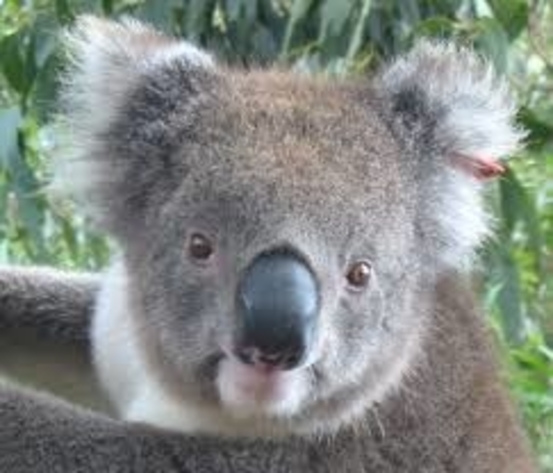
#> input picture koala.jpg, 553 x 473 px
$ jupyter execute --allow-errors poisson.ipynb   (shell and % lines are left out)   (older library calls are emulated)
#> lines starting #> are read from the running program, lines starting #| are printed output that depends on the picture; after the words box and inside, x2 and y2 are one past the last pixel; in counts of white or black regions, pixels touching at a corner belong together
[cell 1]
import numpy as np
import scipy.misc
import scipy.ndimage
import matplotlib.pyplot as plt
import cv2
import time
from numba import jit
from PIL import Image
import imageio

[cell 2]
'''
Obtaining gray scale image from original image
'''

orig = imageio.imread('koala.jpg')
#> orig is the input picture: shape (473, 553, 3); mean R, G, B 131.6, 137.7, 132.2
gray = imageio.imread('koala.jpg',as_gray='True')
#> gray: shape (473, 553) float32; min 30.94, max 252.2, mean 135.3
tri = imageio.imread('koalaTrimap.bmp',as_gray = 'True')
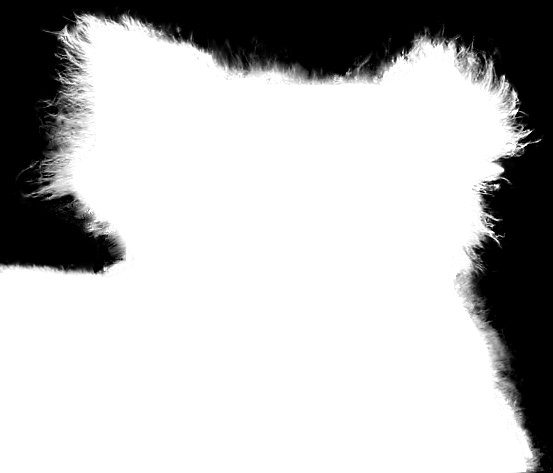
#> input picture koalaTrimap.bmp, 553 x 473 px
#> tri is the input picture: shape (473, 553) float32; min 0, max 255, mean 189
h,w = gray.shape
#> h = 473; w = 553

print("Show inputs")
fig = plt.figure(figsize=(10,10))
plt.subplot(1,2,1)
plt.imshow(orig)
plt.subplot(122)
plt.imshow(tri,cmap='gray')
plt.show()

[cell 3]
'''
Obtaining masks for fg(I=1 or 255), bg(I=0) and mid regions using trimap
'''

fg = tri == 255
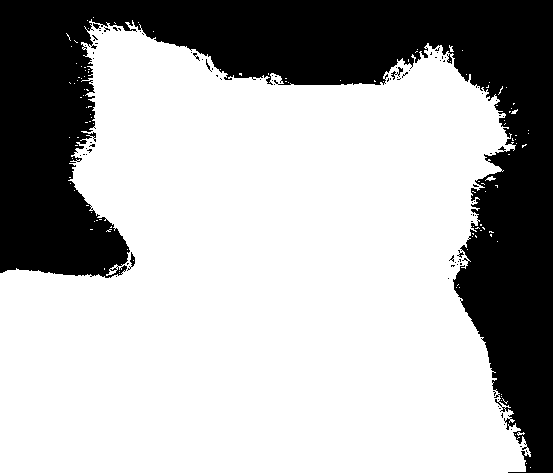
#> fg: shape (473, 553) bool; 68.8% white; 83 black regions (77 under 20 px), largest, box (x1, y1, x2, y2) and area: (0, 0, 553, 473) 81233, (127, 252, 135, 271) 51, (391, 67, 403, 80) 47, (93, 23, 101, 29) 26, (206, 59, 212, 72) 20, (457, 250, 464, 258) 20
bg = tri == 0
#> bg: shape (473, 553) bool; 20.2% white; 111 white regions (102 under 20 px), largest, box (x1, y1, x2, y2) and area: (0, 0, 553, 473) 52341, (38, 106, 58, 125) 144, (369, 55, 376, 64) 30
mid = np.zeros(tri.shape)
for i in range(mid.shape[0]):
    for j in range(mid.shape[1]):
        if(tri[i,j] != 0 and tri[i,j] != 255):
            mid[i,j] = 127
        if(tri[i,j] != 0 and tri[i,j] > 200):
            mid[i,j] = 255
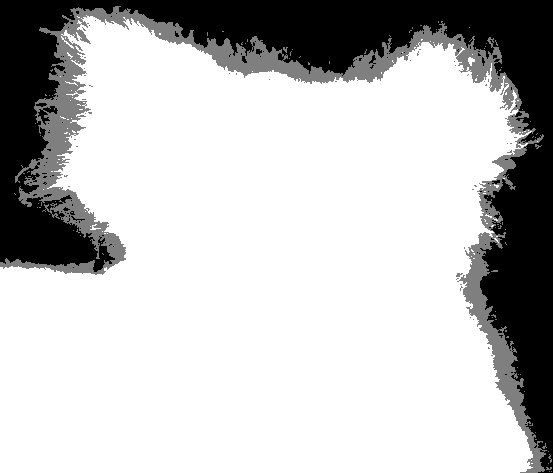
#> mid: shape (473, 553) float64; min 0, max 255, mean 193.2

print("Show fg and bg and mid")
fig = plt.figure(figsize=(15,15))
plt.subplot(131)
plt.imshow(fg,cmap='gray')
plt.subplot(132)
plt.imshow(bg,cmap='gray')
plt.subplot(133)
plt.imshow(mid,cmap='gray')
plt.show()

We multiply the respective masks with the Gray image to get composite versions. The 'mid' image is a mask which shows the background pixels with intensity = 0, foreground with intensity = 1, and unknown pixels with intensity = 0.5.

[cell 4]
'''
Using masks, we obtain approximate foreground, background and non-background images using fg, bg and mid masks
'''

gray_fg = gray * fg
gray_bg = gray * bg
non_bg = gray * mid

print("Show fg and bg and mid")
fig = plt.figure(figsize=(15,15))
plt.subplot(131)
plt.imshow(gray_fg,cmap='gray')
plt.title("FG using trimap")
plt.subplot(132)
plt.imshow(gray_bg,cmap='gray')
plt.title("BG using Trimap")
plt.subplot(133)
plt.imshow(non_bg,cmap='gray')
plt.title("Non-BG using Trimap")
plt.show()

Generation of an estimate alpha matte

First, the unknown region (not fg or bg) is found

Then ,the pixels belonging to the unknown region is multiplied with an intensity of 0.5 and added to the fg to get an estimate alpha matte

[cell 5]
'''
Obtaining unknown region using the foreground and background masks
'''

unknown = True ^ np.logical_or(fg,bg)
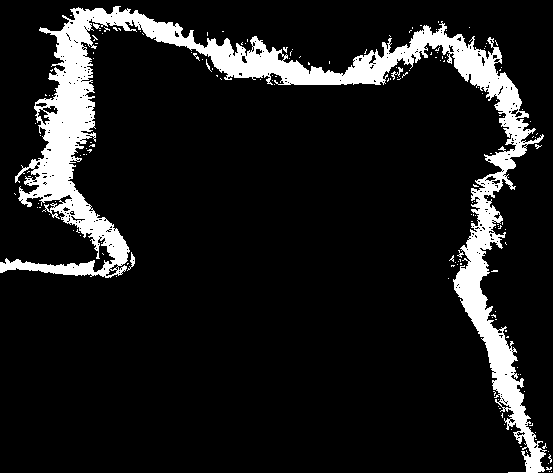
#> unknown: shape (473, 553) bool; 11% white; 167 white regions (161 under 20 px), largest, box (x1, y1, x2, y2) and area: (0, 6, 547, 473) 28020, (127, 252, 135, 271) 51, (391, 67, 403, 80) 47, (93, 23, 101, 29) 26, (206, 59, 212, 72) 20, (457, 250, 464, 258) 20

fig = plt.figure(figsize=(15,15))
plt.subplot(131)
plt.imshow(fg,'gray')
plt.title('fg')
plt.subplot(132)
plt.imshow(bg,'gray')
plt.title('bg')
plt.subplot(133)
plt.imshow(unknown,'gray')
plt.title('unknown region')
plt.show()

[cell 6]
'''
Estimating Alpha matte using the masks for fg and unknown regions
'''

Estimate_alpha = fg + 0.5 * unknown

plt.figure(figsize=(10,10))
plt.subplot(121)
plt.imshow(unknown,'gray')
plt.title('Unknown pixels')
plt.subplot(122)
plt.imshow(Estimate_alpha,'gray')
plt.title('Estimated Alpha Matte')
plt.show()

Generating Approximate Background and Foreground in the unknown region by checking the nearest neighbouring pixels

[cell 7]
'''
Inpainting approximate fg and bg images
'''

not_fg = np.logical_not(fg)
bg_approx = cv2.inpaint(gray_bg.astype(np.uint8),(unknown + fg ).astype(np.uint8)*255,3,cv2.INPAINT_TELEA)*not_fg
bg_approx = bg_approx.astype(np.float32)
not_bg = np.logical_not(bg)
fg_approx = cv2.inpaint(gray_fg.astype(np.uint8),(unknown + bg ).astype(np.uint8)*255,3,cv2.INPAINT_TELEA)*not_bg
fg_approx = fg_approx.astype(np.float32)

[cell 8]
'''
Plotting approximate fg and bg
'''

plt.figure(figsize=(10,10))
plt.subplot(121)
plt.imshow(fg_approx,'gray')
plt.title('approximate fg')
plt.subplot(122)
plt.imshow(bg_approx,'gray')
plt.title('approximate bg')
plt.show()

Using Poisson Equations, Reconstructing the Alpha matte

We use the gradient field of alpha matte to estimate the alpha matte

Finding the approximate matte gradient field

$$\Delta \alpha = div \frac{\nabla I}{F-B}$$

First, we find the approximate F-B

[cell 9]
'''
Finding F-B using approximate fg and bg images
'''

diff_approx = fg_approx - bg_approx
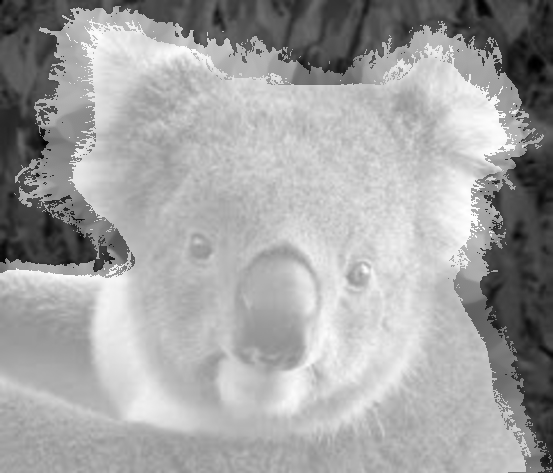
#> diff_approx: shape (473, 553) float32; min -249, max 252, mean 71.7; drawn with min black and max white
diff_new = np.maximum(diff_approx,0)
diff_new = np.minimum(diff_new,255)

plt.imshow(diff_new, cmap='gray')
plt.show()

Modifying the approximate F-B

[cell 10]
diff_approx = scipy.ndimage.filters.gaussian_filter(diff_approx, 0.9)
diff_new = np.maximum(diff_approx,0)
diff_new = np.minimum(diff_new,255)

print("F-B where F and B are approximate foreground and background images")
plt.imshow(diff_new, cmap='gray')
plt.show()

Then, we find the approximate gradient matte using the divergence operator

[cell 11]
'''
Finding the gradient alpha matte
'''

dy, dx = np.gradient(gray)
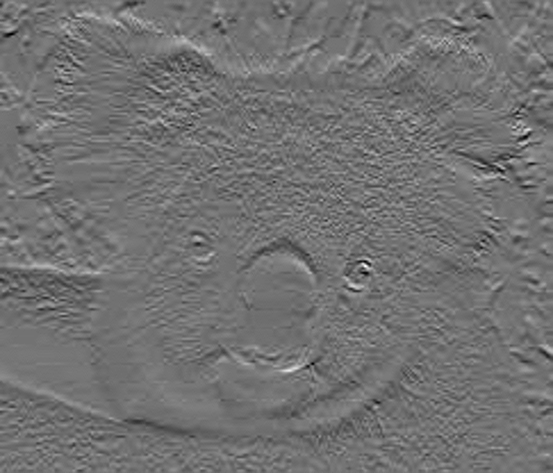
#> dy: shape (473, 553) float32; min -38.57, max 47.18, mean -0.1; drawn with min black and max white
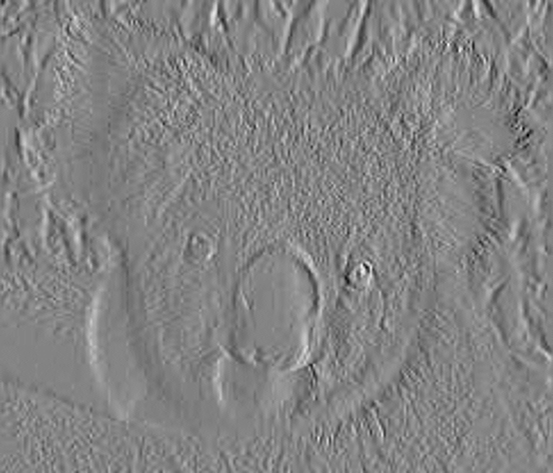
#> dx: shape (473, 553) float32; min -42.61, max 39.89, mean 0; drawn with min black and max white
d2y, _ = np.gradient(dy/diff_approx)
_, d2x = np.gradient(dx/diff_approx)

b = d2y + d2x

Reconstructing alpha matte using the approximate gradient field(b) and Estimated alpha matte

We find the alpha matte by solving the laplacian

We use the Gauss-Seidel iteration for this

[cell 12]
def Alpha_matte_slow(alpha, b):
    new_alpha = alpha.copy()
    old_alpha = np.zeros(new_alpha.shape)

    threshold = 0.1
    max_iterations = 50

    iterations = 1
    change = np.sum(np.abs(new_alpha - old_alpha))
    while (iterations < max_iterations and change > threshold):
        old_alpha = new_alpha.copy()
        for i in range(1, h-1):
            for j in range(1, w-1):
                if(unknown[i,j]):
                    new_alpha[i,j] = 1/4  * (new_alpha[i-1 ,j] + new_alpha[i,j-1] + old_alpha[i, j+1] + old_alpha[i+1,j] - b[i,j])
        iterations = iterations + 1
        change = np.sum(np.abs(new_alpha - old_alpha))
    return new_alpha

[cell 13]
New_alpha_slow = Alpha_matte_slow(Estimate_alpha, b)
#> in Alpha_matte_slow, `change = np.sum(np.abs(new_alpha - old_alpha))`: change = 194266
#> the loop in Alpha_matte_slow, `while (iterations < max_iterations and change > threshold):` made 49 passes
#> change on passes 1 to 12: 5060, 2843.2, 1990.9, 1502.5, 1193, 980.3, 825.4, 707.7, 616, 542.8, 483.3, 434.3
#> after the loop in Alpha_matte_slow, `while (iterations < max_iterations and change > threshold):`: new_alpha: shape (473, 553) float64; min -460.3, max 151.3, mean 0.7
#> after the loop in Alpha_matte_slow, `while (iterations < max_iterations and change > threshold):`: iterations = 50

[cell 14]
New_alpha_slow = np.maximum(New_alpha_slow,0)
New_alpha_slow = np.minimum(New_alpha_slow,1)
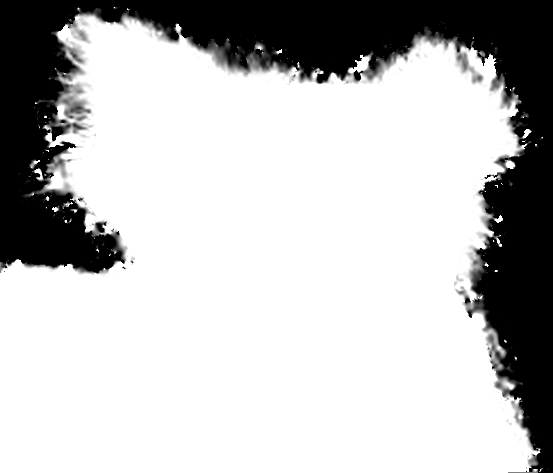
#> New_alpha_slow: shape (473, 553) float64; min 0, max 1, mean 0.746
New_alpha_slow = New_alpha_slow.reshape(h,w)

plt.imshow(New_alpha_slow, cmap='gray')
plt.title("Reconstructed Alpha Matte")
plt.show()

# Using an optimised method to find Alpha matte

[cell 15]
def opt_Alpha_matte_jit(alpha,b, unknown_seg):
    new_alpha = alpha.copy()
    old_alpha = np.zeros(new_alpha.shape)

    threshold = 0.1
    max_iterations = 50
    non_zero = np.nonzero(unknown_seg)

    iterations = 1
    ca = np.transpose(non_zero)
    c = ca[(ca[:,0]>=1)&(ca[:,0]<h-1)&(ca[:,1]>=1)&(ca[:,1]<w-1)]
    c0 = c[:,0]
    c1 = c[:,1]
    change = np.sum(np.abs(new_alpha - old_alpha))
    while (iterations < max_iterations and change > threshold):
        old_alpha = new_alpha.copy()
        new_alpha[c0,c1] = 1/4  * (new_alpha[c0-1 ,c1] + new_alpha[c0,c1-1] + old_alpha[c0, c1+1] + old_alpha[c0+1,c1] - b[c0,c1])
        iterations = iterations + 1
        change = np.sum(np.abs(new_alpha - old_alpha))
    return new_alpha

Comparing the time difference between optimised and slow version

[cell 16]
print('Time taken using previous method: ')
Alpha_matte_slow(Estimate_alpha, b)
#> the loop in Alpha_matte_slow (call 2), `while (iterations < max_iterations and change > threshold):` made 49 passes
print('Time taken using optimized method: ')
opt_Alpha_matte_jit(Estimate_alpha, b, unknown)
#> in opt_Alpha_matte_jit, `non_zero = np.nonzero(unknown_seg)`: non_zero = 28692 positions, rows 6 to 472, columns 0 to 551
#> in opt_Alpha_matte_jit, `ca = np.transpose(non_zero)`: ca = 28692 pairs, first value 6 to 472, second value 0 to 551
#> in opt_Alpha_matte_jit, `c = ca[(ca[:,0]>=1)&(ca[:,0]<h-1)&(ca[:,1]>=1)&(ca[:,1]<w-1)]`: c = 28651 pairs, first value 6 to 471, second value 1 to 551
#> in opt_Alpha_matte_jit, `change = np.sum(np.abs(new_alpha - old_alpha))`: change = 194266
#> the loop in opt_Alpha_matte_jit, `while (iterations < max_iterations and change > threshold):` made 49 passes
#> change on passes 1 to 12: 3766.6, 2186, 1650.5, 1303, 1086.3, 922.5, 802.9, 707.4, 632.1, 568.6, 517, 471.9
#> after the loop in opt_Alpha_matte_jit, `while (iterations < max_iterations and change > threshold):`: new_alpha: shape (473, 553) float64; min -460.1, max 149.6, mean 0.7
#> after the loop in opt_Alpha_matte_jit, `while (iterations < max_iterations and change > threshold):`: iterations = 50

[cell 17]
New_alpha = opt_Alpha_matte_jit(Estimate_alpha, b,unknown)
#> the loop in opt_Alpha_matte_jit (call 2), `while (iterations < max_iterations and change > threshold):` made 49 passes
New_alpha = np.maximum(New_alpha,0)
New_alpha = np.minimum(New_alpha,1)
New_alpha = New_alpha.reshape(h,w)

[cell 18]
plt.imshow(New_alpha, cmap='gray')
plt.title("Alpha Matte Using Optimized Method")
plt.show()

## Generating final image using chroma-keying

[cell 19]
'''
Obtaining foreground image using the alpha matte found above
'''

new_fg = (New_alpha.reshape(h,w,1).repeat(3,2)*orig).astype(np.uint8)
plt.imshow(new_fg,cmap='gray')
#> (the rest of this cell did not finish here and is left out)

[cell 20]
'''
Chroma Keying
'''

new_fg_arr = np.asarray(new_fg)
#> (the rest of this cell did not finish here and is left out)

# Generating Final Image using Alpha Blending

### I = α F + (1 − α )B

[cell 21]
'''
Finding 1-alpha
'''

inverted_alpha = 1 - New_alpha
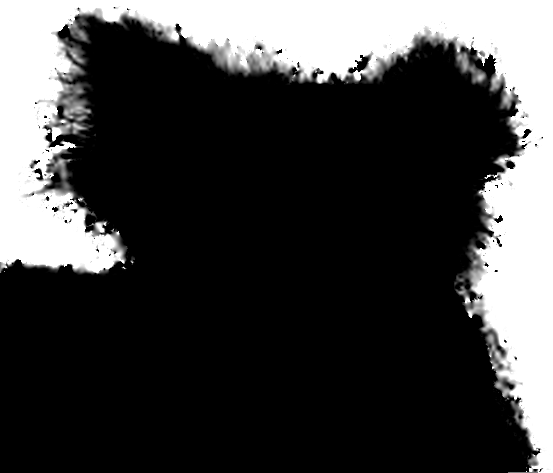
#> inverted_alpha: shape (473, 553) float64; min 0, max 1, mean 0.255

plt.imshow(inverted_alpha, cmap='gray')
plt.title("Inverted Alpha Matte")
plt.show()

[cell 22]
'''
Alpha Blending
'''

#> (the rest of this cell did not finish here and is left out)

## Local Poisson Matting

[cell 23]
new_local_matte = np.zeros_like(gray)
#> new_local_matte: shape (473, 553) float32; every value is 0

for i in range(0,h):
    for j in range(0,w):
        new_local_matte[i, j] = New_alpha[i,j]

[cell 24]
def local_poisson_matte(starth, endh, startw, endw):
    local_matte = np.zeros((h,w))

    diff_approx20 = diff_approx[starth:endh+1,startw:endw+1]
    diff_approx20 = scipy.ndimage.filters.gaussian_filter(diff_approx20, 0.9)


    seg1 = gray[starth:endh+1,startw:endw+1]

    fg_approx_seg = fg_approx[starth:endh+1,startw:endw+1]
    bg_approx_seg = bg_approx[starth:endh+1,startw:endw+1]

    dyfg, dxfg = np.gradient(fg_approx_seg)
    d2yfg, _ = np.gradient(dyfg/diff_approx20)
    _, d2xfg = np.gradient(dxfg/diff_approx20)

    dybg, dxbg = np.gradient(bg_approx_seg)
    d2ybg, _ = np.gradient(dybg/diff_approx20)
    _, d2xbg = np.gradient(dxbg/diff_approx20)


    dy, dx = np.gradient(seg1)
    d2y, _ = np.gradient(dy/diff_approx20)
    _, d2x = np.gradient(dx/diff_approx20)


    unknown_seg = unknown[starth:endh,startw:endw]
    Estimate_alpha_seg = New_alpha[starth:endh+1,startw:endw+1]
    inverted_alpha_seg = 1 - Estimate_alpha_seg

    b_seg = d2y + d2x -(Estimate_alpha_seg*(d2yfg + d2xfg) + inverted_alpha_seg*(d2ybg+d2xbg))


    matte = opt_Alpha_matte_jit(Estimate_alpha_seg, b_seg,unknown_seg)
    return matte

[cell 25]
'''
Manually selecting regions and performing local poisson matting on them
'''

starth = 80
endh = 230
startw = 30
endw = 90
new_local_matte[starth:endh+1,startw:endw+1] = local_poisson_matte(starth, endh, startw, endw)
#> in local_poisson_matte, `diff_approx20 = diff_approx[starth:endh+1,startw:endw+1]`:
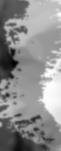
#> diff_approx20: shape (151, 61) float32; min -239.8, max 205.2, mean 7.2; drawn with min black and max white

starth = 50
endh = 100
startw = 300
endw = 400
new_local_matte[starth:endh+1,startw:endw+1] = local_poisson_matte(starth, endh, startw, endw)

starth = 120
endh = 200
startw = 480
endw = 540
new_local_matte[starth:endh+1,startw:endw+1] = local_poisson_matte(starth, endh, startw, endw)
